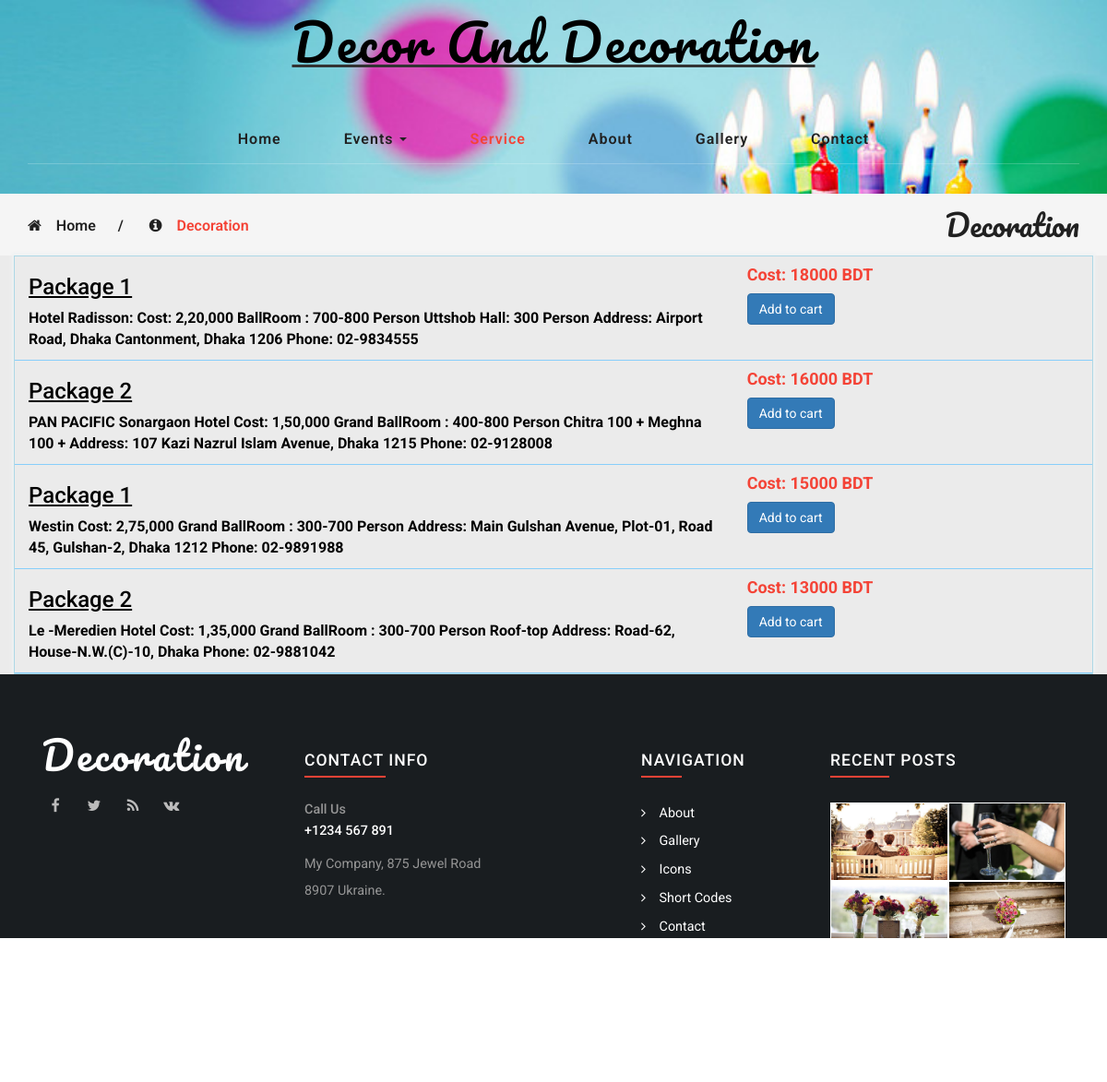
The page /birthday/decoration.php on the database its author committed.
### tables this page shows
CREATE TABLE `decoration` (
  `id` int(11) NOT NULL,
  `name` varchar(100) NOT NULL,
  `price` decimal(10,0) NOT NULL,
  `image` varchar(255) NOT NULL,
  `description` text NOT NULL
);

### birthday/decoration.php (the view, shortened to what this page needs)
<?php require '../db.php'; ?>
<!DOCTYPE html>
<html lang="en">
<head>
<link href="css/bootstrap.css" rel="stylesheet" type="text/css" media="all" />
<link rel="stylesheet" href="css/style.css" type="text/css" media="all" />
<link href="css/font-awesome.css" rel="stylesheet">
</head>
<body>
	<div class="banner">
		<div class="header">
			<div class="container">
				<div class="header-left">
					<div class="w3layouts-logo">
						<h1 class="aac">
							<a href="decoration.php">Decor And Decoration</a>
						</h1>
					</div>
				</div>
			</div>
		</div>
		<div class="header-bottom agileinfo-header-bottom">
			<div class="container">
				<div class="top-nav">
						<nav class="navbar navbar-default">
							<div class="collapse navbar-collapse" id="bs-example-navbar-collapse-1">
								<ul class="nav navbar-nav">
									<li><a href="index.php">Home</a></li>
									<li class="dropdown">
										<a href="codes.php" class="dropdown-toggle" data-hover="Pages" data-toggle="dropdown">Events <b class="caret"></b></a>
									</li>
									<li><a class="active" href="service.php">Service</a></li>
									<li><a href="about.php">About</a></li>
									<li><a href="gallery.php">Gallery</a></li>
									<li><a href="contact.php">Contact</a></li>
								</ul>
							</div>
						</nav>
				</div>
			</div>
		</div>
	</div>
	<div class="breadcrumbs">
		<div class="container">
			<div class="w3layouts_breadcrumbs_left">
				<ul>
					<li><i class="fa fa-home" aria-hidden="true"></i><a href="index.php">Home</a><span>/</span></li>
					<li><i class="fa fa-info-circle" aria-hidden="true"></i>Decoration</li>
				</ul>
			</div>
			<div class="w3layouts_breadcrumbs_right">
				<h2>Decoration</h2>
			</div>
			<div class="clearfix"> </div>
		</div>
	</div>
	<div class="agile-ser">
		<div class="container">
			<?php $sql="SELECT * FROM decoration WHERE 1";
			$result=mysqli_query($con, $sql);
			if ($result->num_rows) {
				while ($row=mysqli_fetch_assoc($result)) {?>
				<div class="row">
				<div class="col-md-8">
					<h3 class="bb"><?php echo $row['name']; ?></h3>
					<p class="aa"><?php echo $row['description']; ?></p>
				</div>
				<div class="col-md-4">
					<h4 class="cc"><strong>Cost: <?php echo $row['price']; ?> BDT</strong></h4>
					<a href="" class="btn btn-primary">Add to cart</a>
				</div>
			</div>
			<?php	}
			}?>
		</div>
	</div>
	<div class="footer">
		<div class="container">
			<div class="w3agile_footer_grids">
				<div class="col-md-3 agileinfo_footer_grid">
					<div class="agileits_w3layouts_footer_logo">
						<h5><a href="index.php">Decoration</a></h5>
						<div class="agileinfo-social-grids">
							<ul>
								<li><a href="#"><i class="fa fa-facebook"></i></a></li>
								<li><a href="#"><i class="fa fa-twitter"></i></a></li>
								<li><a href="#"><i class="fa fa-rss"></i></a></li>
								<li><a href="#"><i class="fa fa-vk"></i></a></li>
							</ul>
						</div>
					</div>
				</div>
				<div class="col-md-4 agileinfo_footer_grid">
					<h3>Contact Info</h3>
					<h4>Call Us <span>+1234 567 891</span></h4>
					<p>My Company, 875 Jewel Road <span>8907 Ukraine.</span></p>
				</div>
				<div class="col-md-2 agileinfo_footer_grid agileinfo_footer_grid1">
					<h3>Navigation</h3>
					<ul class="w3layouts_footer_nav">
						<li><a href="about.php"><i class="fa fa-angle-right" aria-hidden="true"></i>About</a></li>
						<li><a href="gallery.php"><i class="fa fa-angle-right" aria-hidden="true"></i>Gallery</a></li>
						<li><a href="icons.php"><i class="fa fa-angle-right" aria-hidden="true"></i>Icons</a></li>
						<li><a href="codes.php"><i class="fa fa-angle-right" aria-hidden="true"></i>Short Codes</a></li>
						<li><a href="contact.php"><i class="fa fa-angle-right" aria-hidden="true"></i>Contact</a></li>
					</ul>
				</div>
				<div class="col-md-3 agileinfo_footer_grid">
					<h3>Recent Posts</h3>
					<div class="agileinfo_footer_grid_left">
						<a href="single.php"><img src="images/6.jpg" alt=" " class="img-responsive" /></a>
					</div>
					<div class="agileinfo_footer_grid_left">
						<a href="single.php"><img src="images/2.jpg" alt=" " class="img-responsive" /></a>
					</div>
					<div class="agileinfo_footer_grid_left">
						<a href="single.php"><img src="images/7.jpg" alt=" " class="img-responsive" /></a>
					</div>
					<div class="agileinfo_footer_grid_left">
						<a href="single.php"><img src="images/3.jpg" alt=" " class="img-responsive" /></a>
					</div>
					<div class="clearfix"> </div>
				</div>
				<div class="clearfix"> </div>
			</div>
		</div>
		<div class="w3_agileits_footer_copy">
			<div class="container">
				<p>© 2017 Decoration. All rights reserved | Design by <a href="http://w3layouts.com">W3layouts.</a></p>
			</div>
		</div>
	</div>
</body>
</html>

### birthday/css/style.css (style rules this page uses)
body a { transition: 0.5s all; -webkit-transition: 0.5s all; -o-transition: 0.5s all; -moz-transition: 0.5s all; -ms-transition: 0.5s all; }
html, body { font-size: 100%; font-family: 'Roboto', sans-serif; }
body { background:#FFFFFF; }
.banner { background:url(../images/1.jpg) no-repeat 0px 0px; background-size:cover; }
.header { padding: 1em 0; }
.header-left { text-align: center; }
.w3layouts-logo h1 { margin: 0; }
.w3layouts-logo h1 a { color: black; font-size: 1.5em; text-decoration: none; font-family: 'Pacifico', cursive; letter-spacing: 3px; }
.top-nav { margin: 2em 0 0 0; border-bottom: solid 1px rgba(255, 255, 255, 0.2); }
.top-nav ul { padding: 0; margin: 0; }
.top-nav ul li { display: inline-block; float:none; }
.top-nav ul li:nth-child(6) { margin-right:0; }
ul.nav.navbar-nav { float: none; text-align: center; background: none; }
.navbar-default { background: none; border: none; margin: 0; }
.navbar { min-height: 0; }
.top-nav ul li a { color: #212121 !important; font-size: 1em; margin: 0; padding: 1em 2em; text-decoration: none; font-weight: 600; letter-spacing: 1px; border-right: none; }
.top-nav ul li a.active { color: #F44336 !important; background: none; }
.footer { background:#191d20; padding:4em 0 0; }
.agileits_w3layouts_footer_logo h5 { margin: 0; }
.agileits_w3layouts_footer_logo h5 a { color: #FFFFFF; font-size: 3em; text-decoration: none; font-family: 'Pacifico', cursive; letter-spacing: 3px; }
.agileinfo-social-grids { margin:1em 0 0 0; }
.agileinfo-social-grids ul { padding:0; margin:0; }
.agileinfo-social-grids ul li { display: inline-block; margin: 0 .5em 0 0; }
.agileinfo-social-grids ul li a { color: #FFFFFF; text-align: center; }
.agileinfo-social-grids ul li a i.fa { height: 30px; width: 30px; border: solid 2px #191d20; line-height: 29px; background: none; color: #bbbbbb; transition: 0.5s all; -webkit-transition: 0.5s all; -moz-transition: 0.5s all; -o-transition: 0.5s all; -ms-transition: 0.5s all; }
.agileinfo_footer_grid h4 { font-size: .9em; color: #959595; margin: 0; }
.agileinfo_footer_grid h4 span { display: block; font-size: 1em; margin: .5em 0 0 0; color: #FFFFFF; }
.agileinfo_footer_grid p { margin: 1em 0; color: #959595; line-height: 2em; font-size: .9em; }
.agileinfo_footer_grid p span { display:block; }
.agileinfo_footer_grid ul.w3layouts_footer_nav { padding:0; }
.agileinfo_footer_grid ul.w3layouts_footer_nav li { list-style-type: none; margin: 0 0 .5em; }
.w3layouts_footer_nav li i { padding-right:1em; color:#fff; }
.agileinfo_footer_grid ul.w3layouts_footer_nav li a { font-size: .9em; text-decoration: none; color: #fff; text-transform: capitalize; }
.agileinfo_footer_grid_left { float:left; width:50%; border: 1px solid #fff; }
.agileinfo_footer_grid1 { padding-left: 0; }
.agileinfo_footer_grid h3 { font-size: 1.1em; color: #fff; padding-bottom: .5em; position: relative; margin-bottom: 1.5em; text-transform: uppercase; letter-spacing: 1px; }
.agileinfo_footer_grid h3:after { content: ''; background: #F44336; width: 25%; height: 2px; position: absolute; bottom: 0%; left: 0%; }
.w3_agileits_footer_copy { background: #0f1215; padding: 1.5em 0; text-align: center; margin: 4em 0 0; }
.w3_agileits_footer_copy p { color: #fff; margin: 0; font-size: .9em; }
.w3_agileits_footer_copy p a { color: #F44336; text-decoration: none; }
.agileinfo-header-bottom { padding: 0 0 2em 0; }
.breadcrumbs { padding:1em 0; background:#f5f5f5; }
.w3layouts_breadcrumbs_left { float:left; margin-top: .5em; }
.w3layouts_breadcrumbs_left ul { padding:0; margin:0; }
.w3layouts_breadcrumbs_left ul li { display: inline-block; color: #F44336; font-weight: 600; }
.w3layouts_breadcrumbs_left ul li span { padding:0 1.5em; color:#212121; }
.w3layouts_breadcrumbs_left ul li i { padding-right:1em; color: #212121; }
.w3layouts_breadcrumbs_left ul li a { color: #212121; text-decoration: none; }
.w3layouts_breadcrumbs_right { float:right; }
.w3layouts_breadcrumbs_right h2 { font-size: 2em; color: #212121; margin: 0; font-family: 'Pacifico', cursive; }

### rows shown on the page
decoration: name "Package 1", description "Hotel Radisson: Cost: 2,20,000 BallRoom : 700-800 Person Uttshob Hall: 300 Person Address: Airport Road, Dhaka Cantonment, Dhaka 1206 Phone: 02-9834555", price "18000"
decoration: name "Package 2", description "PAN PACIFIC Sonargaon Hotel Cost: 1,50,000 Grand BallRoom : 400-800 Person Chitra 100 + Meghna 100 + Address: 107 Kazi Nazrul Islam Avenue, Dhaka 1215 Phone: 02-9128008", price "16000"
decoration: name "Package 1", description "Westin Cost: 2,75,000 Grand BallRoom : 300-700 Person Address: Main Gulshan Avenue, Plot-01, Road 45, Gulshan-2, Dhaka 1212 Phone: 02-9891988", price "15000"
decoration: name "Package 2", description "Le -Meredien Hotel Cost: 1,35,000 Grand BallRoom : 300-700 Person Roof-top Address: Road-62, House-N.W.(C)-10, Dhaka Phone: 02-9881042", price "13000"
